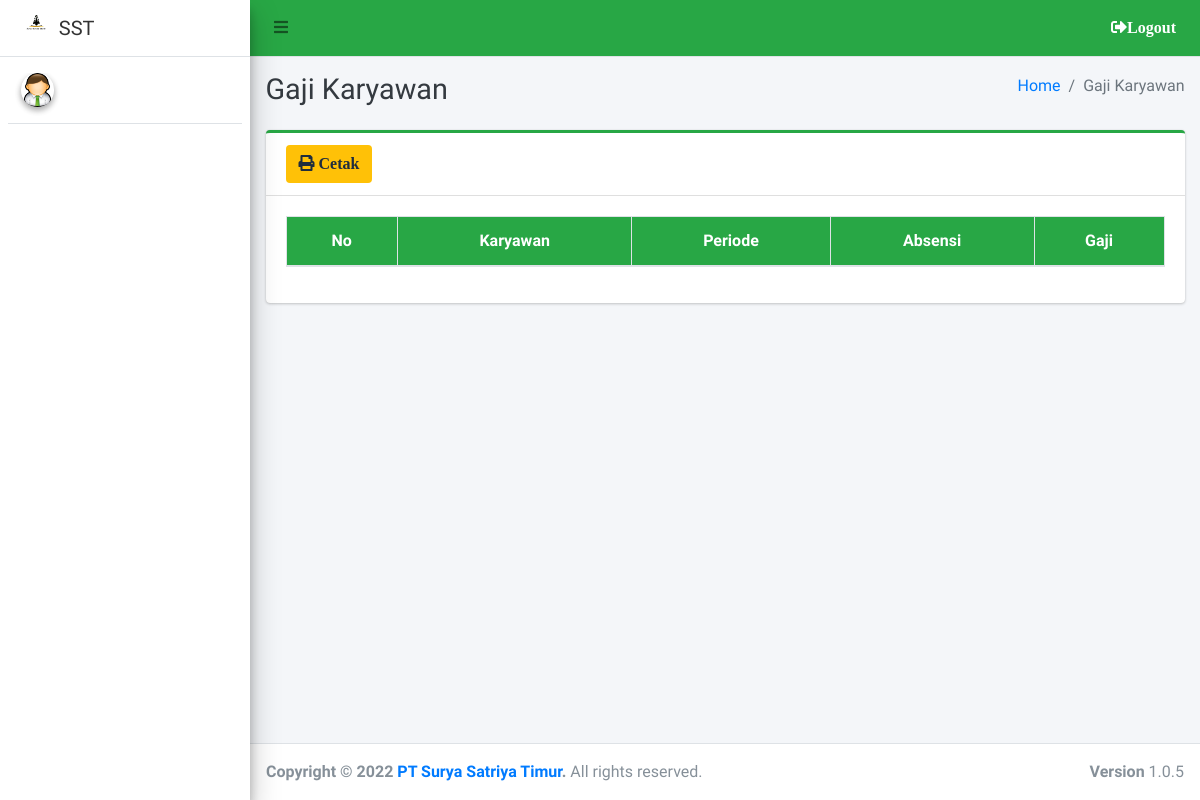
Page /admin/gaji/index.php on the earlier database version.
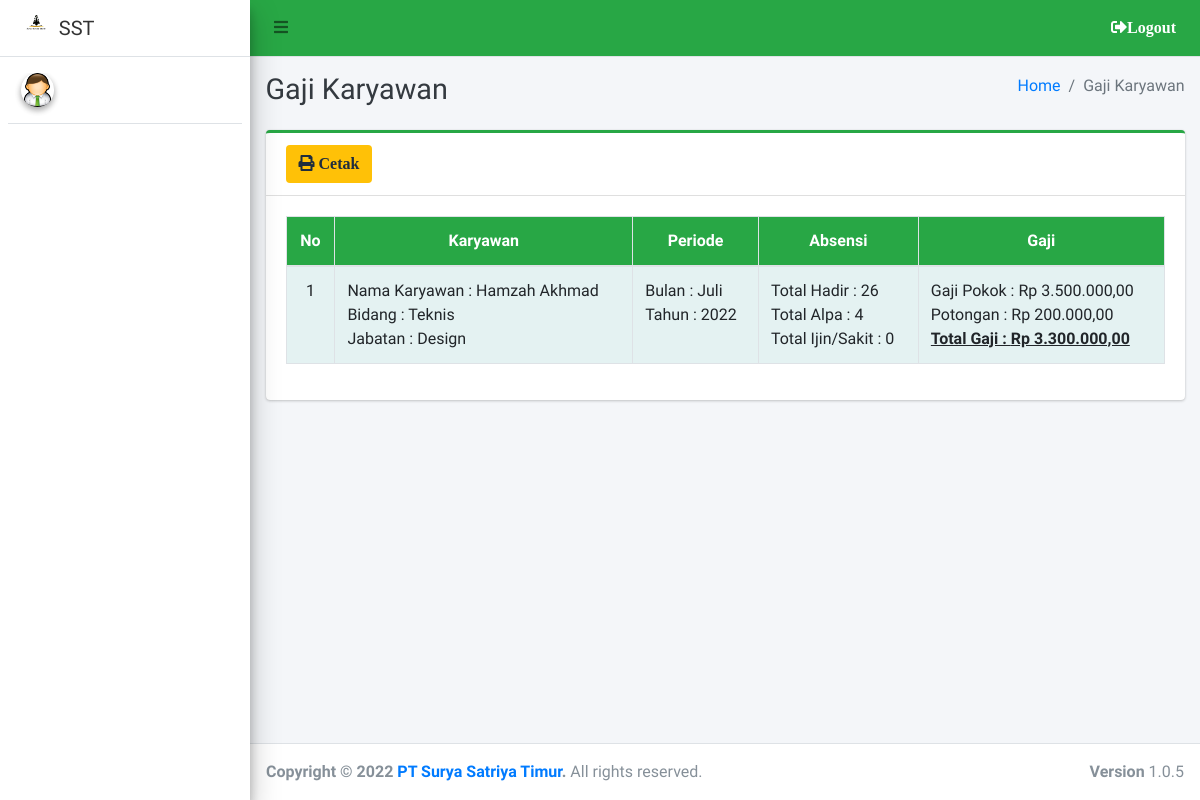
Same page on the later database version.
### tables this page shows
CREATE TABLE `rekapabsen` (
  `id_rekap` int(11) NOT NULL,
  `id_karyawan` int(11) NOT NULL,
  `bulan` varchar(100) NOT NULL,
  `tahun` varchar(100) NOT NULL,
  `jumlah_hadir` int(22) NOT NULL,
  `jumlah_alpa` int(22) NOT NULL,
  `jumlah_ijin_sakit` int(22) NOT NULL
);

CREATE TABLE `karyawan` (
  `id_karyawan` int(11) NOT NULL,
  `nama_karyawan` varchar(150) DEFAULT NULL,
  `jk` varchar(15) DEFAULT NULL,
  `tempat_lahir` varchar(50) DEFAULT NULL,
  `tgl_lahir` date DEFAULT NULL,
  `agama` varchar(50) DEFAULT NULL,
  `pendidikan` varchar(100) DEFAULT NULL,
  `jurusan` varchar(100) DEFAULT NULL,
  `alamat` text,
  `hp` varchar(15) DEFAULT NULL,
  `bidang` varchar(150) DEFAULT NULL,
  `jabatan` varchar(100) DEFAULT NULL,
  `gaji_karyawan` varchar(150) DEFAULT NULL
);

### config/config.php (called while the page is built, shortened)
<?php
function url()
{
	return sprintf(
		"%s://%s%s",
		isset($_SERVER['HTTPS']) && $_SERVER['HTTPS'] != 'off' ? 'https' : 'http',
		$_SERVER['SERVER_NAME'],
		":" .
			$_SERVER['SERVER_PORT'],
		$_SERVER['REQUEST_URI']
	);
}
function base_url($url = null)
{
	$base_url = rtrim(url(), '/') . "/ptsurya";
	if ($url != null) {
		return $base_url . '/' . $url;
	} else {
		return $base_url;
	}
}

### admin/gaji/index.php (the view, shortened to what this page needs)
<?php
require '../../config/config.php';
require '../../config/koneksi.php';
?>
<!DOCTYPE html>
<html>
<?php
include '../../templates/head.php';
?>
<body class="hold-transition sidebar-mini layout-fixed">
    <div class="wrapper">
        <?php
        include '../../templates/navbar.php';
        ?>
        <?php
        include '../../templates/sidebar.php';
        ?>
        <div class="content-wrapper">
            <div class="content-header">
                <div class="container-fluid">
                    <div class="row mb-2">
                        <div class="col-sm-6">
                            <h1 class="m-0 text-dark">Gaji Karyawan</h1>
                        </div>
                        <div class="col-sm-6">
                            <ol class="breadcrumb float-sm-right">
                                <li class="breadcrumb-item"><a href="#">Home</a></li>
                                <li class="breadcrumb-item active">Gaji Karyawan</li>
                            </ol>
                        </div>
                    </div>
                </div>
            </div>
            <section class="content">
                <div class="container-fluid">
                    <div class="row">
                        <div class="col-12">
                            <div class="card card-success card-outline">
                                <div class="card-header">
                                    <a href="print" target="blank" class="btn bg-yellow"><i class="fa fa-print"> Cetak</i></a>
                                </div>
                                <div class="card-body">
                                    <div class="table-responsive">
                                        <table id="example1" class="table table-bordered table-striped">
                                            <thead class="bg-green">
                                                <tr align="center">
                                                    <th>No</th>
                                                    <th>Karyawan</th>
                                                    <th>Periode</th>
                                                    <th>Absensi</th>
                                                    <th>Gaji</th>
                                                </tr>
                                            </thead>
                                            <?php
                                            $no = 1;
                                            $data = $koneksi->query("SELECT * FROM rekapabsen AS ra
                                            LEFT JOIN karyawan AS k ON ra.id_karyawan = k.id_karyawan
                                            ORDER BY ra.id_rekap DESC");
                                            while ($row = $data->fetch_array()) {
                                            ?>
                                                <tbody style="background-color: azure">
                                                    <tr>
                                                        <td align="center"><?= $no++ ?></td>
                                                        <td>
                                                            Nama Karyawan : <?= $row['nama_karyawan'] ?><br>
                                                            Bidang : <?= $row['bidang'] ?><br>
                                                            Jabatan : <?= $row['jabatan'] ?><br>
                                                        </td>
                                                        <td>
                                                            Bulan : <?= $row['bulan'] ?><br>
                                                            Tahun : <?= $row['tahun'] ?><br>
                                                        </td>
                                                        <td>
                                                            Total Hadir : <?= $row['jumlah_hadir'] ?><br>
                                                            Total Alpa : <?= $row['jumlah_alpa'] ?><br>
                                                            Total Ijin/Sakit : <?= $row['jumlah_ijin_sakit'] ?><br>
                                                        </td>
                                                        <td>
                                                            <?php
                                                            $gapok = $row['gaji_karyawan'];
                                                            $potongan = ($row['jumlah_alpa'] * 50000);
                                                            $totalgaji = $gapok - $potongan;
                                                            ?>
                                                            Gaji Pokok : <?= rupiah($row['gaji_karyawan']) ?><br>
                                                            Potongan : <?= rupiah($potongan) ?><br>
                                                            <b><u>Total Gaji : <?= rupiah($totalgaji) ?></u></b>
                                                        </td>
                                                    </tr>
                                                </tbody>
                                            <?php } ?>
                                        </table>
                                    </div>
                                </div>
                            </div>
                        </div>
                    </div>
                </div>
            </section>
        </div>
        <?php include_once "../../templates/footer.php"; ?>
    </div>
    <?php include_once "../../templates/script.php";
    function rupiah($angka)
    {
        $hasil = 'Rp ' . number_format($angka, 2, ",", ".");
        return $hasil;
    }
    ?>
</body>
</html>

### templates/head.php (shortened to what this page needs)
<head>
  <link rel="stylesheet" href="<?= base_url() ?>/assets/plugins/fontawesome-free/css/all.min.css">
  <link rel="stylesheet" href="https://code.ionicframework.com/ionicons/2.0.1/css/ionicons.min.css">
  <link rel="stylesheet" href="<?= base_url() ?>/assets/plugins/datatables-bs4/css/dataTables.bootstrap4.css">
  <link rel="stylesheet" href="<?= base_url() ?>/assets/plugins/ekko-lightbox/ekko-lightbox.css">
  <link rel="stylesheet" href="<?= base_url() ?>/assets/plugins/bootstrap-fileupload/bootstrap-fileupload.min.css">
  <link rel="stylesheet" href="<?= base_url() ?>/assets/plugins/tempusdominus-bootstrap-4/css/tempusdominus-bootstrap-4.min.css">
  <link rel="stylesheet" href="<?= base_url() ?>/assets/plugins/select2/css/select2.min.css">
  <link rel="stylesheet" href="<?= base_url() ?>/assets/plugins/select2-bootstrap4-theme/select2-bootstrap4.min.css">
  <link rel="stylesheet" href="<?= base_url() ?>/assets/plugins/icheck-bootstrap/icheck-bootstrap.min.css">
  <link rel="stylesheet" href="<?= base_url() ?>/assets/plugins/jqvmap/jqvmap.min.css">
  <link rel="stylesheet" href="<?= base_url() ?>/assets/dist/css/adminlte.min.css">
  <link rel="stylesheet" href="<?= base_url() ?>/assets/plugins/overlayScrollbars/css/OverlayScrollbars.min.css">
  <link rel="stylesheet" href="<?= base_url() ?>/assets/plugins/daterangepicker/daterangepicker.css">
  <link rel="stylesheet" href="<?= base_url() ?>/assets/plugins/summernote/summernote-bs4.css">
  <link rel="stylesheet" href="<?= base_url() ?>/assets/plugins/bootstrap-fileupload/bootstrap-fileupload.min.css">
  <link rel="stylesheet" href="<?= base_url() ?>/assets/alert/sweetalert.css">
</head>

### templates/navbar.php
<nav class="main-header navbar navbar-expand navbar-green navbar-light">
  <ul class="navbar-nav">
    <li class="nav-item">
      <a class="nav-link" data-widget="pushmenu" href="#"><i class="fas fa-bars"></i></a>
    </li>
  </ul>
  <ul class="navbar-nav ml-auto">
    <li class="nav-item dropdown">
      <a class="nav-link alert-logout" href="<?= base_url('logout') ?>">
        <i class="fas fa-sign-out-alt text-white">Logout</i>
      </a>
    </li>
  </ul>
</nav>

### templates/sidebar.php (shortened to what this page needs)
<aside class="main-sidebar sidebar-light-green elevation-4">
  <a href="#" class="brand-link">
    <img src="<?= base_url() ?>/assets/dist/img/logo-surya.png" style="width: 30px;" alt="#" class="brand-image" style="opacity: .8">
    <span class="brand-text font-weight-light"><b>SST</b></span>
  </a>
  <div class="sidebar">
    <div class="user-panel mt-3 pb-3 d-flex">
      <div class="image">
        <img src="<?= base_url() ?>/assets/dist/img/admin-icon.png" class="img-circle elevation-2" alt="User Image">
      </div>
      <div class="info">
      </div>
    </div>
  </div>
</aside>

### templates/footer.php
<footer class="main-footer">
  <strong>Copyright &copy; <?= date('Y') ?> <a href="#">PT Surya Satriya Timur</a>.</strong>
  All rights reserved.
  <div class="float-right d-none d-sm-inline-block">
    <b>Version</b> 1.0.5
  </div>
</footer>

Differences in the rows shown:
added rekapabsen: id_karyawan.nama_karyawan "Hamzah Akhmad", id_karyawan.bidang "Teknis", id_karyawan.jabatan "Design", bulan "Juli", tahun "2022", jumlah_hadir "26", jumlah_alpa "4", jumlah_ijin_sakit "0", id_karyawan.gaji_karyawan "Rp 3.500.000,00", jumlah_alpa "Rp 200.000,00", rupiah($totalgaji) "Rp 3.300.000,00"
